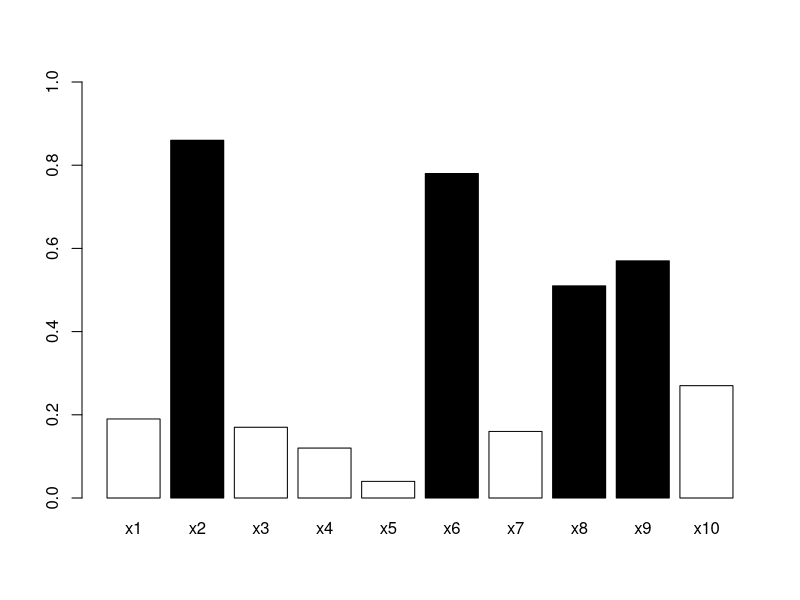
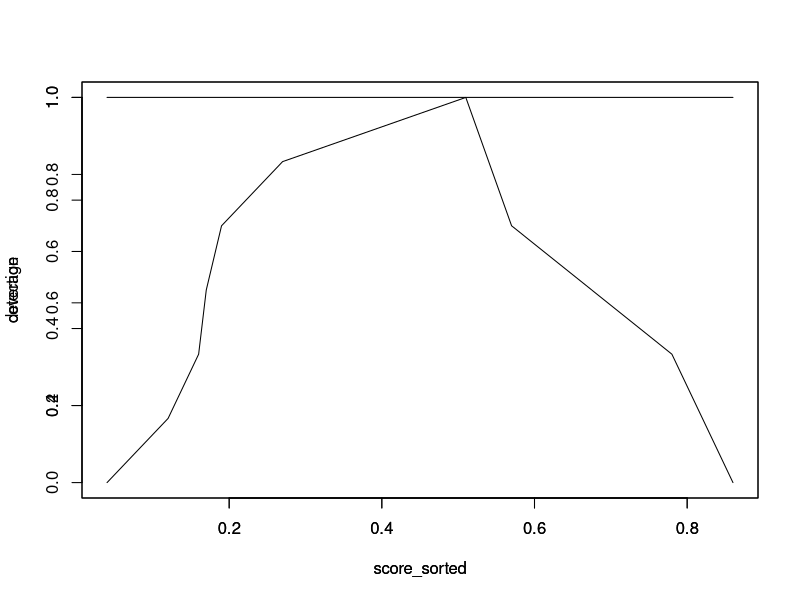
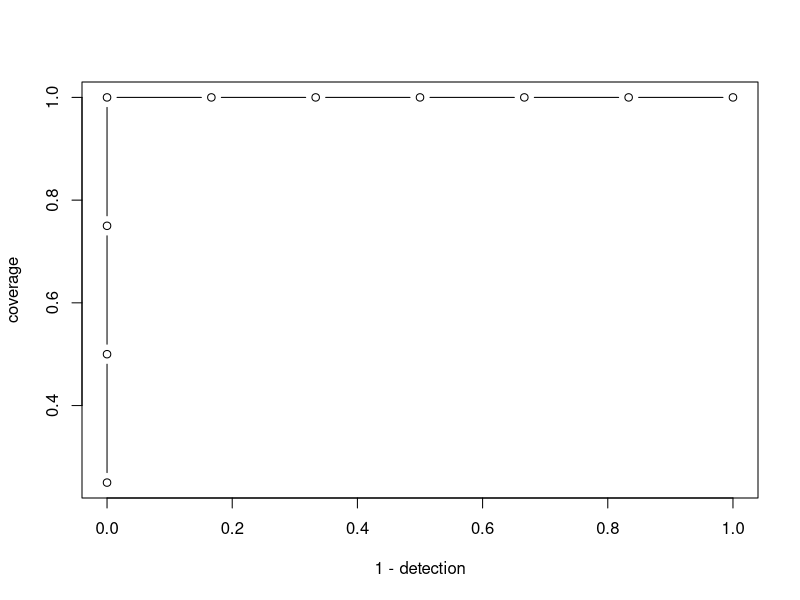

Write the R code that produced these figures, in order.
score <- c(0.19, 0.86, 0.17, 0.12,
           0.04, 0.78, 0.16, 0.51, 
           0.57, 0.27)
anomaly <- c(F, T, F, F, F, T, F, T, T, F)
data0 <- cbind(score, anomaly)
rownames(data0) <- c("x1", "x2", "x3", "x4", "x5",
                     "x6", "x7", "x8", "x9", "x10")
data0

barplot(data0[,"score"], 
        ylim = c(0, 1),
        col = data0[,"anomaly"])

data1 <- data0[order(score, decreasing = TRUE),]
data1

score_sorted <- data1[,"score"]
score_sorted

anomaly_sorted <- data1[,"anomaly"]
anomaly_sorted

n_total <- length(anomaly)
n_anom <- sum(anomaly)
n_norm <- n_total - n_anom

coverage <- rep(0, n_total)
detection <- rep(1, n_total)

for (i in 1:n_total) {
  n_detectedAnom <- sum(anomaly_sorted[1:i])
  n_detectedNorm <- (n_total - i) - sum(anomaly_sorted[-(1:i)])
  coverage[i] <- n_detectedAnom / n_anom
  detection[i] <- n_detectedNorm / n_norm
}

plot(score_sorted, type = "l", coverage)
par(new = TRUE)
plot(score_sorted, type = "l", detection)

plot(1 - detection, coverage, type = "b")
